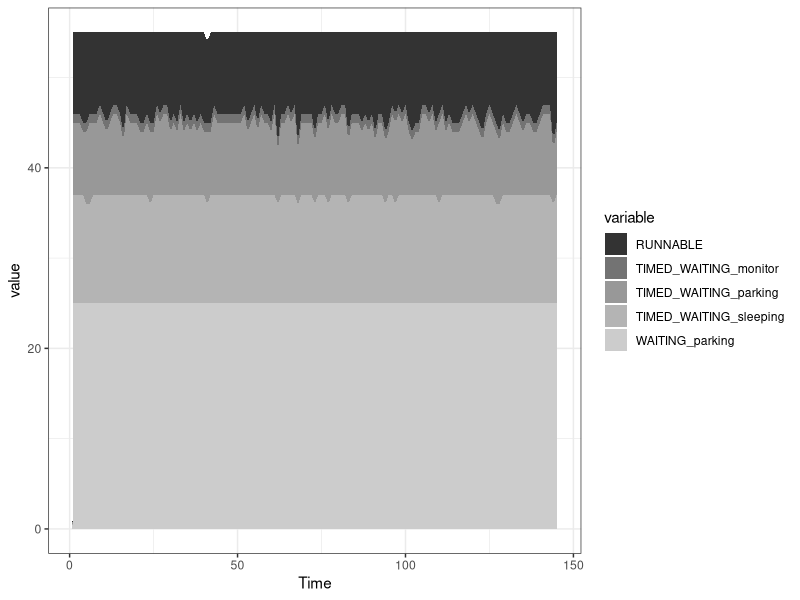

The R script that drew this image:
# ---- dump-plot ----
library("ggplot2")
library("reshape2")

# read results
dump <- read.csv(file="csv/dump.csv",sep=",")
dump$Time<-seq.int(nrow(dump))
b <- melt(dump, id.vars="Time")
k <- ggplot(b, aes(group=variable,y=value,x=Time,fill=variable)) + theme_bw() + scale_fill_grey()
k + geom_area()
